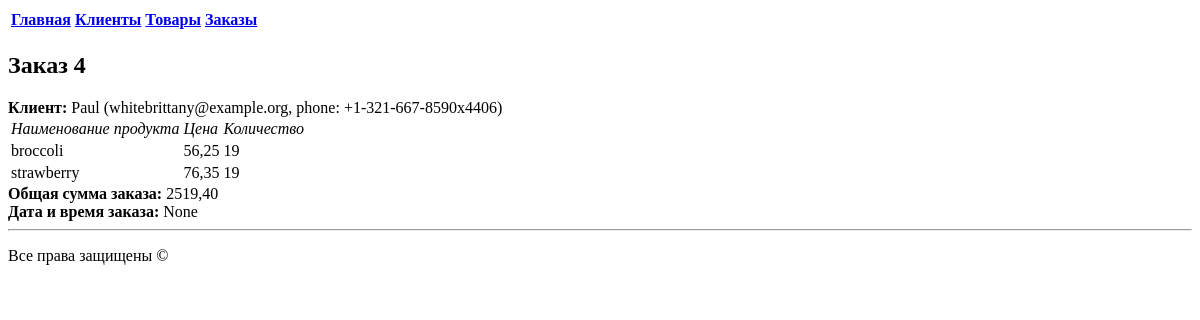
Before: /store/orders/4 with the older database file.
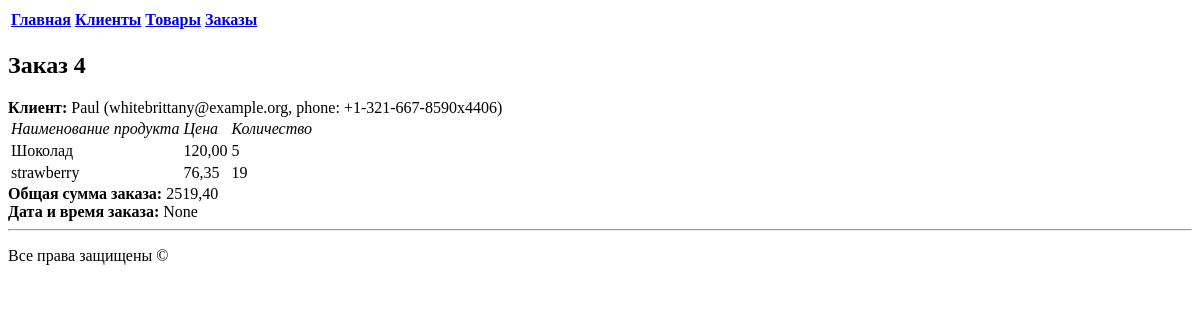
After: the same page with the newer database file.
### storeapp/models.py (models this page shows, shortened)
class Product(models.Model):
    name = models.CharField(max_length=100)
    description = models.TextField()
    price = models.DecimalField(max_digits=8, decimal_places=2)
    amount = models.IntegerField()
    date_added = models.DateTimeField(auto_now_add=True)
    photo = models.ImageField(upload_to='products/', null=True, blank=True)

### storeapp/views.py (the view)
# urls.py: path('orders/<int:order_id>', get_order_on_id, name='get_order_on_id'),
def get_order_on_id(request, order_id):
    order = Order.objects.filter(pk=order_id).first()
    if order is not None:
        context = {'order': order, 'name': f'Заказ с id {order_id}'}
        return render(request, 'storeapp/order.html', context)
    return render(request, 'storeapp/404.html',
                  {'text': f'У Заказа с ID {order_id} не обнаружено',
                   'name': 'Данные не обнаружены'})

### storeapp/models.py (called while the page is built)
    def __str__(self):
        return f'{self.name} ({self.email}, phone: {self.phone})'

### storeapp/templates/storeapp/order.html (shortened to what this page needs)
{% extends 'base.html' %}
{% block content %}
  <table>
    <tr>
        <td> <b><a href="../../">Главная</a> </b></td>
        <td> <b><a href="../clients/">Клиенты</a> </b></td>
        <td> <b><a href="../products">Товары</a> </b></td>
        <td> <b><a href="../orders">Заказы</a></b></td>
  </table>
<h2>Заказ {{ order.id }}</h2>
    <div><b> Клиент: </b>{{ order.customer }}</div>
        <table>
        <tr><td> <i> Наименование продукта </i><td> <i> Цена </i></td><td> <i> Количество </i></td></tr>
      {% for item in order.products.all %}
        <tr><td>{{ item.name }}</td><td>{{ item.price }}</td><td>{{ item.amount }}</td></tr>
      {% endfor %}
      </table>
        <div><b> Общая сумма заказа: </b>{{ order.total_price }}</div>
        <div><b> Дата и время заказа: </b>{{ order.date_ordered }}</div>
{% endblock %}

Changed rows visible on the page:
changed Product: name "broccoli" → "Шоколад"; price "56,25" → "120,00"; amount "19" → "5"
